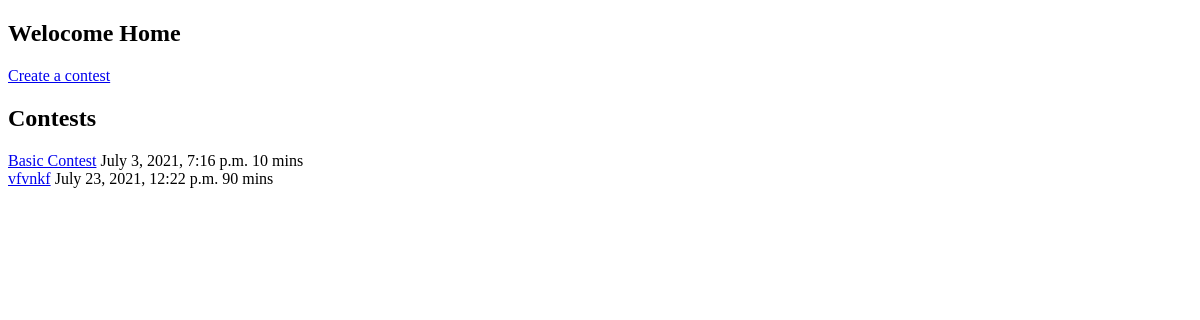
Before: / (signed in) with the older database file.
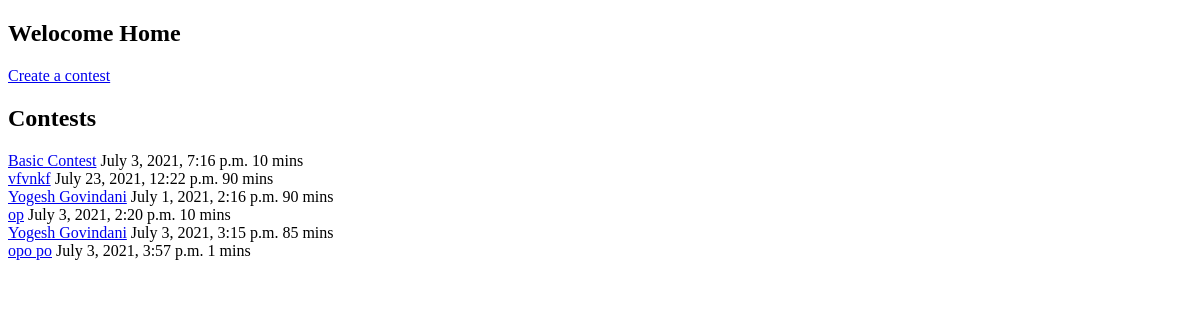
After: the same page with the newer database file.
### comp_app/models.py (models this page shows)
class Contest(models.Model):
    creator = models.ForeignKey(User, on_delete=models.CASCADE)
    name = models.CharField(max_length=20)
    start_time = models.DateTimeField()
    duration = models.IntegerField()

### comp_app/views.py (the view)
# urls.py: 2. Add a URL to urlpatterns:  path('', views.home, name='home')
@login_required(login_url="/login")
def home(request):
    contest_list = Contest.objects.all()
    return render(request, "home.html", {
        "contest_list": contest_list
    })

### comp_app/templates/home.html (shortened to what this page needs)
<!DOCTYPE html>
<html lang="en">
<head>
</head>
<body>
    <h2>Welocome Home</h2>
    <div>
        <a href="/createcontest">Create a contest</a>
    </div>
    <h2>Contests</h2>
    {% for contest in contest_list %}
    <div>
        <a href="/contest/{{contest.id}}">{{contest.name}}</a>
        {{ contest.start_time }}
        {{ contest.duration }} mins
    </div>
    {% endfor %}
</body>
</html>

Changed rows visible on the page:
added Contest: name "Yogesh Govindani", start_time "July 1, 2021, 2:16 p.m.", duration "90"
added Contest: name "op", start_time "July 3, 2021, 2:20 p.m.", duration "10"
added Contest: name "Yogesh Govindani", start_time "July 3, 2021, 3:15 p.m.", duration "85"
added Contest: name "opo po", start_time "July 3, 2021, 3:57 p.m.", duration "1"
